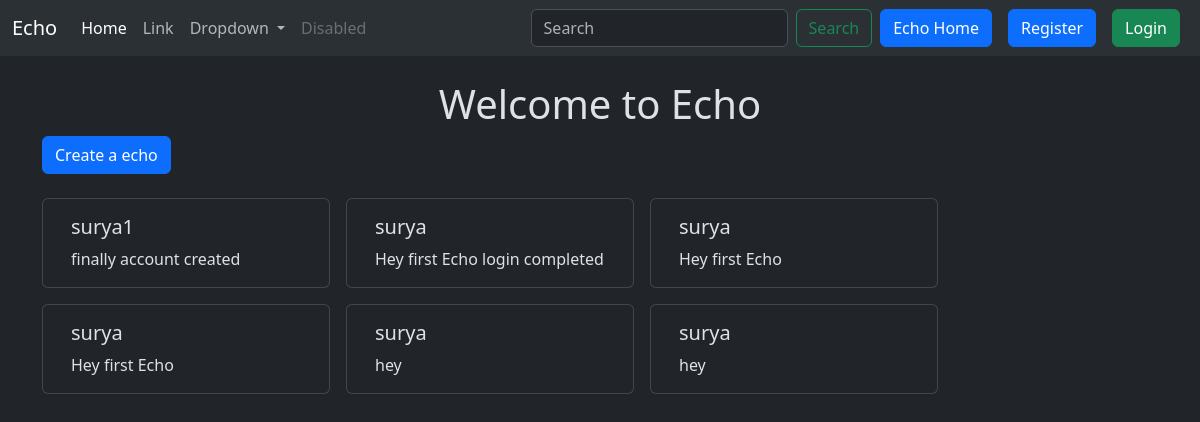
The app's page /, older data.
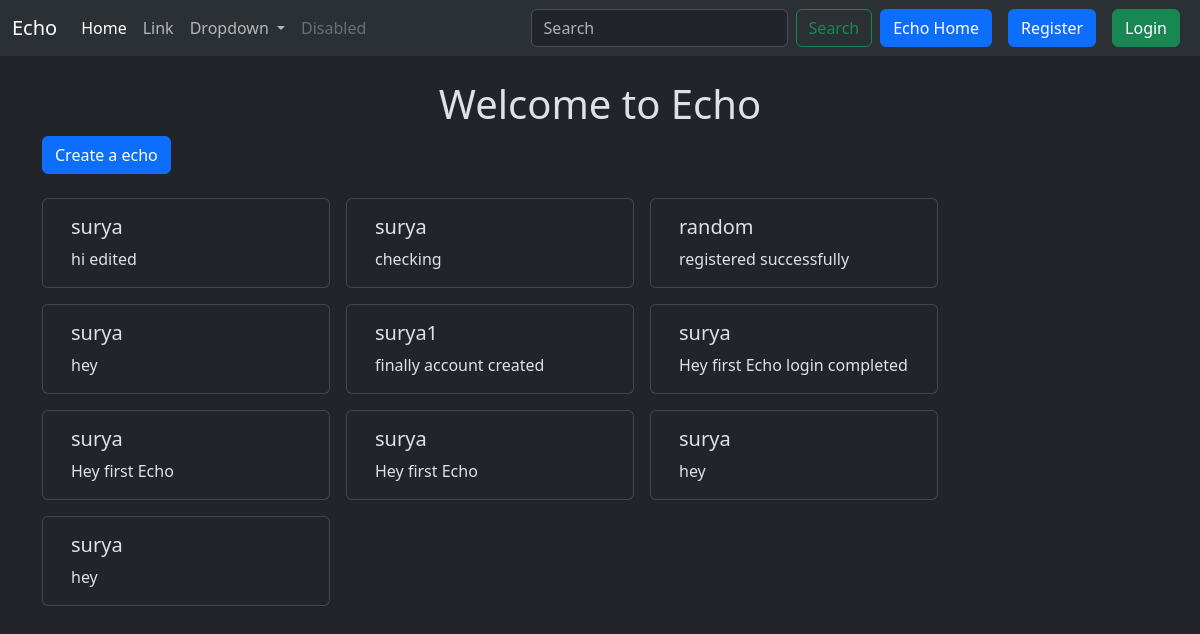
The same page, newer data.
### echonet/models.py (models this page shows, shortened)
class Echo(models.Model):
    user = models.ForeignKey(User,on_delete=models.CASCADE)
    text = models.TextField(max_length = 240)
    created_at = models.DateTimeField(auto_now_add=True)
    updated_at = models.DateTimeField(auto_now_add=True)

### echonet/views.py (the view)
# urls.py: path('', views.echo_list, name='echo_list'),
def echo_list(request):
  echoes = Echo.objects.all().order_by('-created_at')
  return render(request, 'echo_list.html', {'echoes': echoes})

### echonet/templates/echo_list.html (shortened to what this page needs)
{% extends "layout.html" %}
{% block content %}
<h1 class="text-center  mt-4">Welcome to Echo</h1>
<a class="btn btn-primary mb-4" href="{% url 'echo_create' %}">Create a echo</a>
<div class="container row gap-3">
  {% for echo in  echoes %}
  <div class="card" style="width: 18rem;">
    <div class="card-body">
      <h5 class="card-title">{{echo.user.username}}</h5>
      <p class="card-text">{{echo.text}}</p>
    </div>
  </div>
  {% endfor %}
</div>
{% endblock %}

### templates/layout.html (shortened to what this page needs)
{% load static %}
<!DOCTYPE html>
<html lang="en" data-bs-theme="dark">
<head>
    <link href="https://cdn.jsdelivr.net/npm/bootstrap@5.3.3/dist/css/bootstrap.min.css" rel="stylesheet">
</head>
<body >
    <nav class="navbar navbar-expand-lg bg-body-tertiary">
        <div class="container-fluid">
          <a class="navbar-brand" href="#">Echo</a>
          <div class="collapse navbar-collapse" id="navbarSupportedContent">
            <ul class="navbar-nav me-auto mb-2 mb-lg-0">
              <li class="nav-item">
                <a class="nav-link active" aria-current="page" href="#">Home</a>
              </li>
              <li class="nav-item">
                <a class="nav-link" href="#">Link</a>
              </li>
              <li class="nav-item dropdown">
                <a class="nav-link dropdown-toggle" href="#" role="button" data-bs-toggle="dropdown" aria-expanded="false">
                  Dropdown
                </a>
              </li>
              <li class="nav-item">
                <a class="nav-link disabled" aria-disabled="true">Disabled</a>
              </li>
            </ul>
            <form class="d-flex" role="search">
              <input class="form-control me-2" type="search" placeholder="Search" aria-label="Search">
              <button class="btn btn-outline-success" type="submit">Search</button>
            </form>
            <a href="{% url 'echo_list'%}" class="btn btn-primary mx-2">Echo Home</a>
        {% if user.is_authenticated %}
        <form  method="post" action="{% url 'logout' %}">
          {% csrf_token %}
          <button class="btn btn-danger" type="submit">Logout</button>
        </form>
        {% else%}
        <a href="{% url 'register'%}" class="btn btn-primary mx-2">Register</a>
        <a href="{% url 'login'%}" class="btn btn-success mx-2">Login</a>
        {% endif%}
          </div>
        </div>
      </nav>
    <div class = "container">
    {% block content %}
    {% endblock %}
</body>
</html>

Row changes from the older to the newer data that the page shows:
added Echo: user.username "surya", text "hi edited"
added Echo: user.username "surya", text "checking"
added Echo: user.username "random", text "registered successfully"
added Echo: user.username "surya", text "hey"
